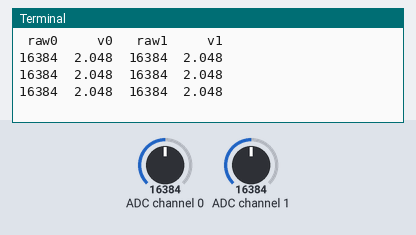
Recording of a program running on a simulated Raspberry Pi (BCM pin numbers). On the bench: the last lines printed to the terminal. The inputs (shaded band) are chosen by the test bench; at power-on: ADC channel 0 = 16384, ADC channel 1 = 16384 (analog values on the 0–32767 scale).

Above: at 1.2 s.
1.3 s: ADC channel 0 set to 9830
At 2.1 s:
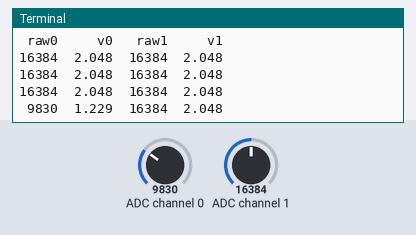
3.1 s: ADC channel 1 set to 9830
At 3.7 s:
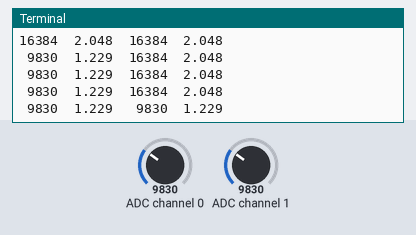
4.7 s: ADC channel 0 set to 16383
At 5.3 s:
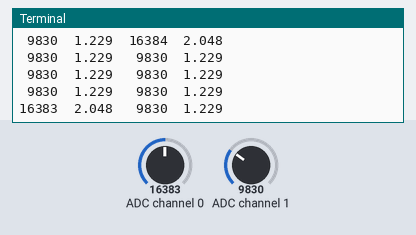
6.3 s: ADC channel 1 set to 0
At 6.9 s:
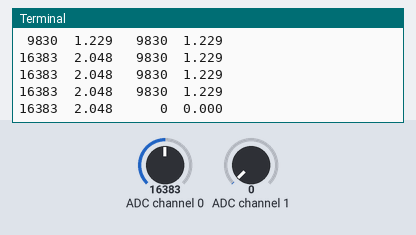
7.9 s: ADC channel 0 set to 3932
At 8.5 s:
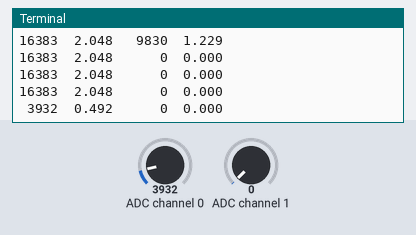
9.5 s: ADC channel 0 set to 0
At 10.0 s:
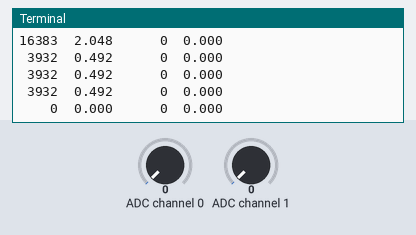

The program:

adc.py
```python
#!/usr/bin/env python3

import time
import board
import busio
import adafruit_ads1x15.ads1115 as ADS
from adafruit_ads1x15.analog_in import AnalogIn

def main():
	i2c = busio.I2C(board.SCL, board.SDA)

	# wir verwenden den 1115
	ads = ADS.ADS1115(i2c)

	# Channel 0 und 1 auslesen
	chan_0 = AnalogIn(ads, ADS.P0)
	chan_1 = AnalogIn(ads, ADS.P1)

	# Differentialmodus erlaubt Messung von Spannungsdifferenz
	#chan = AnalogIn(ads, ADS.P0, ADS.P1)

	print("{:>5}\t{:>5}\t{:>5}\t{:>5}".format('raw0', 'v0', 'raw1', 'v1'))

	while True:
		print("{:>5}\t{:>5.3f}\t{:>5}\t{:>5.3f}"
			.format(chan_0.value, chan_0.voltage, chan_1.value, chan_1.voltage))
		time.sleep(0.5)

if __name__ == '__main__':
	main()
```

Measured:
- after the input at 1.3 s, the terminal: prints a new line after 0.33 s (image 1)
- after the input at 3.1 s, the terminal: prints a new line after 0.13 s (image 2)
- after the input at 4.7 s, the terminal: prints a new line after 0.12 s (image 3)
- after the input at 6.3 s, the terminal: prints a new line after 0.12 s (image 4)
- after the input at 7.9 s, the terminal: prints a new line after 0.12 s (image 5)
- after the input at 9.5 s, the terminal: prints a new line after 0.11 s (image 6)
